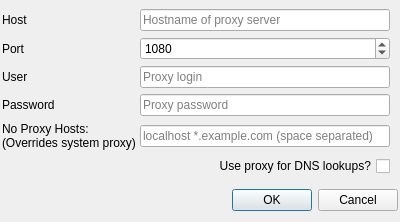
<?xml version="1.0" encoding="UTF-8"?>
<ui version="4.0">
 <class>ProxyDialog</class>
 <widget class="QDialog" name="ProxyDialog">
  <property name="windowModality">
   <enum>Qt::WindowModal</enum>
  </property>
  <property name="geometry">
   <rect>
    <x>0</x>
    <y>0</y>
    <width>400</width>
    <height>222</height>
   </rect>
  </property>
  <property name="windowTitle">
   <string>Proxy Settings</string>
  </property>
  <layout class="QVBoxLayout" name="verticalLayout">
   <property name="margin">
    <number>2</number>
   </property>
   <item>
    <layout class="QGridLayout" name="gridLayout">
     <property name="rightMargin">
      <number>8</number>
     </property>
     <property name="horizontalSpacing">
      <number>4</number>
     </property>
     <item row="0" column="1">
      <widget class="QLineEdit" name="hostLineEdit">
       <property name="text">
        <string/>
       </property>
       <property name="placeholderText">
        <string>Hostname of proxy server</string>
       </property>
      </widget>
     </item>
     <item row="0" column="0">
      <widget class="QLabel" name="hostLabel">
       <property name="text">
        <string>Host</string>
       </property>
      </widget>
     </item>
     <item row="1" column="0">
      <widget class="QLabel" name="portLabel">
       <property name="text">
        <string>Port</string>
       </property>
      </widget>
     </item>
     <item row="1" column="1">
      <widget class="QSpinBox" name="portSpinBox">
       <property name="minimum">
        <number>1</number>
       </property>
       <property name="maximum">
        <number>65535</number>
       </property>
       <property name="value">
        <number>1080</number>
       </property>
      </widget>
     </item>
     <item row="2" column="1">
      <widget class="QLineEdit" name="userLineEdit">
       <property name="placeholderText">
        <string>Proxy login</string>
       </property>
      </widget>
     </item>
     <item row="2" column="0">
      <widget class="QLabel" name="userLabel">
       <property name="text">
        <string>User</string>
       </property>
      </widget>
     </item>
     <item row="3" column="0">
      <widget class="QLabel" name="passwordLabel">
       <property name="text">
        <string>Password</string>
       </property>
      </widget>
     </item>
     <item row="3" column="1">
      <widget class="QLineEdit" name="passwordLineEdit">
       <property name="echoMode">
        <enum>QLineEdit::Password</enum>
       </property>
       <property name="placeholderText">
        <string>Proxy password</string>
       </property>
      </widget>
     </item>
     <item row="4" column="0">
      <widget class="QLabel" name="label">
       <property name="text">
        <string>No Proxy Hosts:
(Overrides system proxy)</string>
       </property>
      </widget>
     </item>
     <item row="4" column="1">
      <widget class="QLineEdit" name="noHostLineEdit">
       <property name="placeholderText">
        <string>localhost *.example.com (space separated)</string>
       </property>
      </widget>
     </item>
     <item row="5" column="0">
      <widget class="QLabel" name="dnsLabel">
       <property name="text">
        <string/>
       </property>
      </widget>
     </item>
     <item row="5" column="1">
      <widget class="QCheckBox" name="checkBoxUseProxyForDns">
       <property name="layoutDirection">
        <enum>Qt::RightToLeft</enum>
       </property>
       <property name="text">
        <string>Use proxy for DNS lookups?</string>
       </property>
      </widget>
     </item>
    </layout>
   </item>
   <item>
    <widget class="QDialogButtonBox" name="buttonBox">
     <property name="orientation">
      <enum>Qt::Horizontal</enum>
     </property>
     <property name="standardButtons">
      <set>QDialogButtonBox::Cancel|QDialogButtonBox::Ok</set>
     </property>
    </widget>
   </item>
  </layout>
 </widget>
 <resources/>
 <connections>
  <connection>
   <sender>buttonBox</sender>
   <signal>accepted()</signal>
   <receiver>ProxyDialog</receiver>
   <slot>accept()</slot>
   <hints>
    <hint type="sourcelabel">
     <x>248</x>
     <y>254</y>
    </hint>
    <hint type="destinationlabel">
     <x>157</x>
     <y>274</y>
    </hint>
   </hints>
  </connection>
  <connection>
   <sender>buttonBox</sender>
   <signal>rejected()</signal>
   <receiver>ProxyDialog</receiver>
   <slot>reject()</slot>
   <hints>
    <hint type="sourcelabel">
     <x>316</x>
     <y>260</y>
    </hint>
    <hint type="destinationlabel">
     <x>286</x>
     <y>274</y>
    </hint>
   </hints>
  </connection>
 </connections>
</ui>
